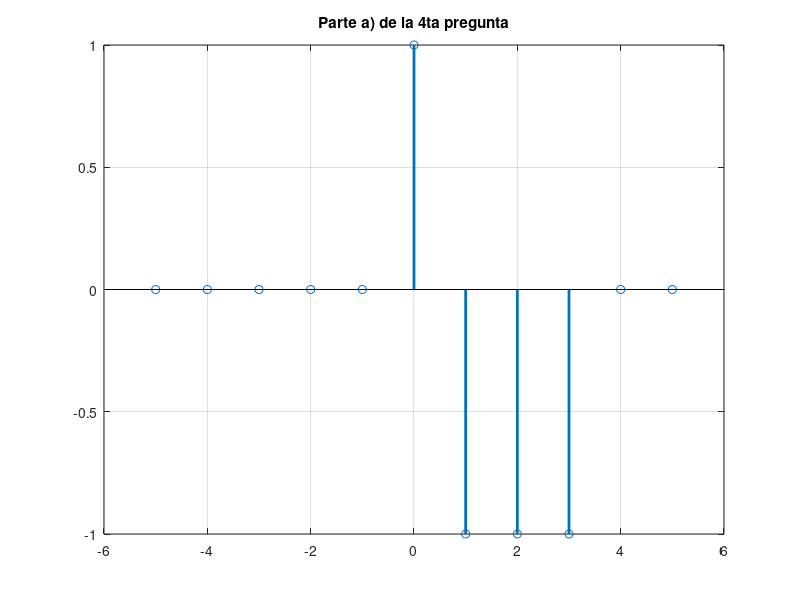

The MATLAB source for this figure:
% Limpiamos nuestro ambiente de trabajo
clear all
clc

% 4. Utilice Matlab (software) para graficar las funciones y explique:
% a) x[n] = u[n] - 2u[n-1] + u[n-4]

% Primero establecemos el número de muestras (tiempo discreto)
n = -5:5; % habrá 11 valores discretos de tiempo

% Para el primer término
x1 = (n>=0);

% Para el segundo término
x2 = (n>=1);

% Para el segundo término
x3 = (n>=4);

% La función final
xt = x1 - 2*x2 + x3;

% Para trazar la gráfica del tiempo discreto
stem(n,xt,'linewidth',2)
title('Parte a) de la 4ta pregunta')
grid on
pause